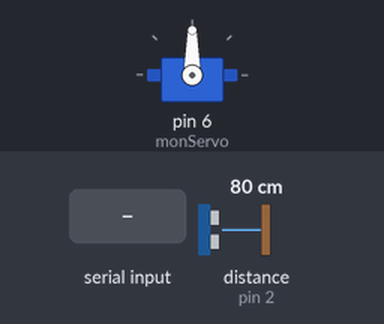
The sketch below on a simulated Arduino Uno, built with avr-gcc and run on an emulated ATmega328P. Shown: servo. Wiring (inferred from the names in the program): ultrasonic range finder: trigger pin 7; echo pin 2. The test bench sets the inputs (shaded band); at power-on: distance to the obstacle (sensor on pin 2) 80 cm. The echo pulse lasts 58.3 µs per cm; what the sketch prints to the serial monitor is not drawn.

Above: at 1.2 s.
1.3 s: byte 0 (0) received over Serial
At 2.3 s:
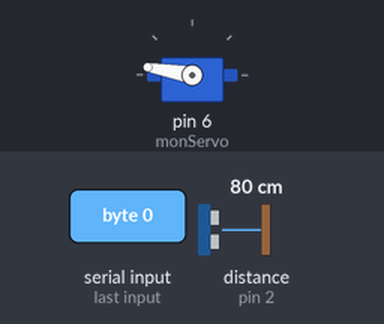
2.8 s: byte 1 (1) received over Serial
At 3.1 s:
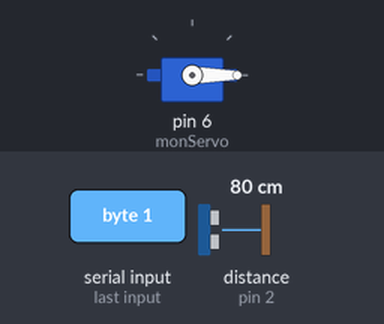
Timing chart, 0 to 5.8 s (numbered marks = the images above; inputs shaded):
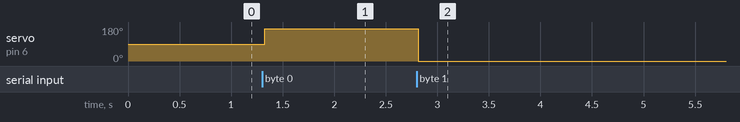

The sketch:

radar.ino
```cpp
#define ECHOPIN 2
#define TRIGPIN 7
#define COMMAND 6

#include <Servo.h>

int incomingByte = 0;

Servo monServo;

void setup(){
  Serial.begin(9600);
  pinMode(ECHOPIN, INPUT);
  pinMode(TRIGPIN, OUTPUT);
  monServo.attach(6);
  monServo.write(90);
}

void loop(){
  digitalWrite(TRIGPIN, LOW);                   // Trigger de 2us
  delayMicroseconds(2);
  digitalWrite(TRIGPIN, HIGH);                  // Send a 10uS high to trigger ranging
  delayMicroseconds(10);
  digitalWrite(TRIGPIN, LOW);                   // Send pin low again
  int distance = pulseIn(ECHOPIN, HIGH);        // Read in times pulse
  distance= distance/58;                        // Calculate distance from time of pulse
  Serial.print(distance);
  if (Serial.available() > 0) {
                // read the incoming byte:
                incomingByte = Serial.read() ;
                if (incomingByte == 0) {
                monServo.write(170);
                } else if (incomingByte == 1)
                monServo.write(0);

                 //Serial.println(incomingByte);


        }
  Serial.flush();
  delay(50);                                    // Wait 50mS before next ranging
}
```

Measured:
- after the input at 1.3 s, servo on pin 6 (monServo): 90° → 170° at once
- after the input at 2.8 s, servo on pin 6 (monServo): 170° → 0° at once
